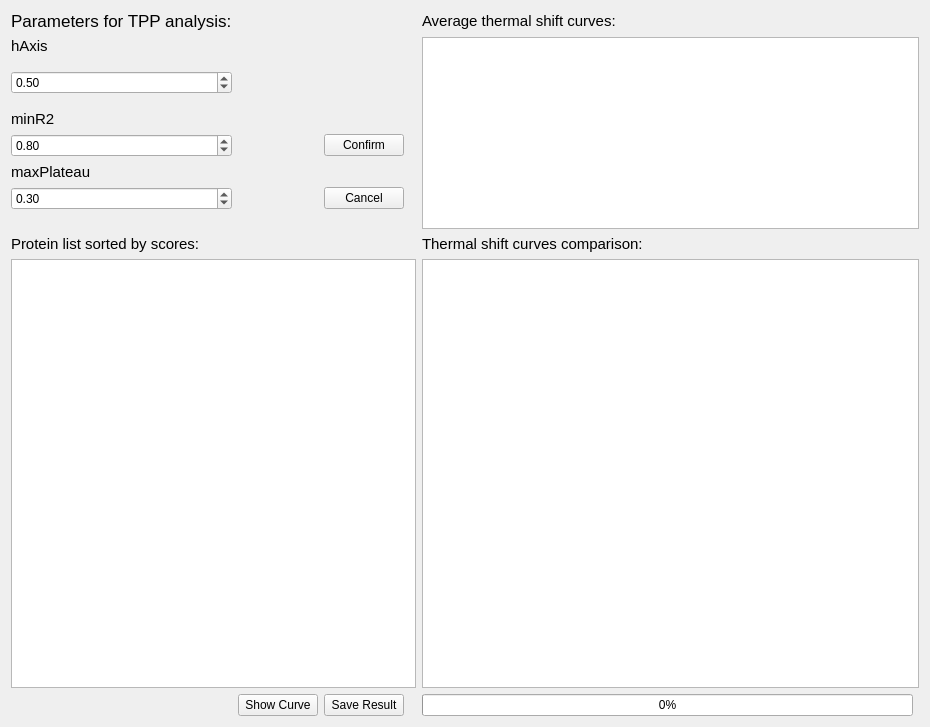
<?xml version="1.0" encoding="UTF-8"?>
<ui version="4.0">
 <class>Form</class>
 <widget class="QWidget" name="Form">
  <property name="geometry">
   <rect>
    <x>0</x>
    <y>0</y>
    <width>930</width>
    <height>727</height>
   </rect>
  </property>
  <property name="windowTitle">
   <string>Form</string>
  </property>
  <layout class="QGridLayout" name="gridLayout">
   <item row="13" column="11">
    <widget class="QProgressBar" name="progressBar">
     <property name="value">
      <number>0</number>
     </property>
    </widget>
   </item>
   <item row="3" column="0">
    <widget class="QDoubleSpinBox" name="Boxhaxis">
     <property name="singleStep">
      <double>0.050000000000000</double>
     </property>
     <property name="value">
      <double>0.500000000000000</double>
     </property>
    </widget>
   </item>
   <item row="7" column="0">
    <widget class="QLabel" name="label_10">
     <property name="font">
      <font>
       <pointsize>11</pointsize>
      </font>
     </property>
     <property name="text">
      <string>maxPlateau</string>
     </property>
     <property name="alignment">
      <set>Qt::AlignLeading|Qt::AlignLeft|Qt::AlignVCenter</set>
     </property>
    </widget>
   </item>
   <item row="12" column="0" colspan="5">
    <widget class="QTableWidget" name="tableWidgetProteinList"/>
   </item>
   <item row="6" column="0">
    <widget class="QDoubleSpinBox" name="BoxR2">
     <property name="singleStep">
      <double>0.010000000000000</double>
     </property>
     <property name="value">
      <double>0.800000000000000</double>
     </property>
    </widget>
   </item>
   <item row="0" column="11">
    <widget class="QLabel" name="label_3">
     <property name="font">
      <font>
       <family>Arial</family>
       <pointsize>11</pointsize>
      </font>
     </property>
     <property name="text">
      <string>Average thermal shift curves:</string>
     </property>
    </widget>
   </item>
   <item row="1" column="0">
    <widget class="QLabel" name="label_7">
     <property name="font">
      <font>
       <pointsize>11</pointsize>
      </font>
     </property>
     <property name="text">
      <string>hAxis</string>
     </property>
     <property name="alignment">
      <set>Qt::AlignLeading|Qt::AlignLeft|Qt::AlignVCenter</set>
     </property>
    </widget>
   </item>
   <item row="13" column="0">
    <widget class="QLabel" name="label_5">
     <property name="text">
      <string/>
     </property>
    </widget>
   </item>
   <item row="0" column="0">
    <widget class="QLabel" name="label_4">
     <property name="font">
      <font>
       <family>Arial</family>
       <pointsize>13</pointsize>
      </font>
     </property>
     <property name="text">
      <string>Parameters for TPP analysis:</string>
     </property>
    </widget>
   </item>
   <item row="11" column="0">
    <widget class="QLabel" name="label">
     <property name="font">
      <font>
       <family>Arial</family>
       <pointsize>11</pointsize>
      </font>
     </property>
     <property name="text">
      <string>Protein list sorted by scores:</string>
     </property>
    </widget>
   </item>
   <item row="13" column="2">
    <widget class="QPushButton" name="pushButtonSave">
     <property name="text">
      <string>Save Result</string>
     </property>
    </widget>
   </item>
   <item row="5" column="0">
    <widget class="QLabel" name="label_6">
     <property name="font">
      <font>
       <pointsize>11</pointsize>
      </font>
     </property>
     <property name="text">
      <string>minR2</string>
     </property>
     <property name="alignment">
      <set>Qt::AlignLeading|Qt::AlignLeft|Qt::AlignVCenter</set>
     </property>
    </widget>
   </item>
   <item row="1" column="11" rowspan="10" colspan="2">
    <widget class="QGraphicsView" name="graphicsViewAvgCurve"/>
   </item>
   <item row="8" column="0">
    <widget class="QDoubleSpinBox" name="BoxPlateau">
     <property name="singleStep">
      <double>0.010000000000000</double>
     </property>
     <property name="value">
      <double>0.300000000000000</double>
     </property>
    </widget>
   </item>
   <item row="11" column="11">
    <widget class="QLabel" name="label_2">
     <property name="font">
      <font>
       <family>Arial</family>
       <pointsize>11</pointsize>
      </font>
     </property>
     <property name="text">
      <string>Thermal shift curves comparison:</string>
     </property>
    </widget>
   </item>
   <item row="12" column="11" colspan="2">
    <widget class="QGraphicsView" name="graphicsViewTSACurve"/>
   </item>
   <item row="13" column="1">
    <widget class="QPushButton" name="ButtonShow">
     <property name="text">
      <string>Show Curve</string>
     </property>
    </widget>
   </item>
   <item row="6" column="2">
    <widget class="QPushButton" name="ButtonConfirm">
     <property name="text">
      <string>Confirm</string>
     </property>
    </widget>
   </item>
   <item row="8" column="2">
    <widget class="QPushButton" name="ButtonCancel">
     <property name="text">
      <string>Cancel</string>
     </property>
    </widget>
   </item>
  </layout>
 </widget>
 <resources/>
 <connections/>
</ui>
